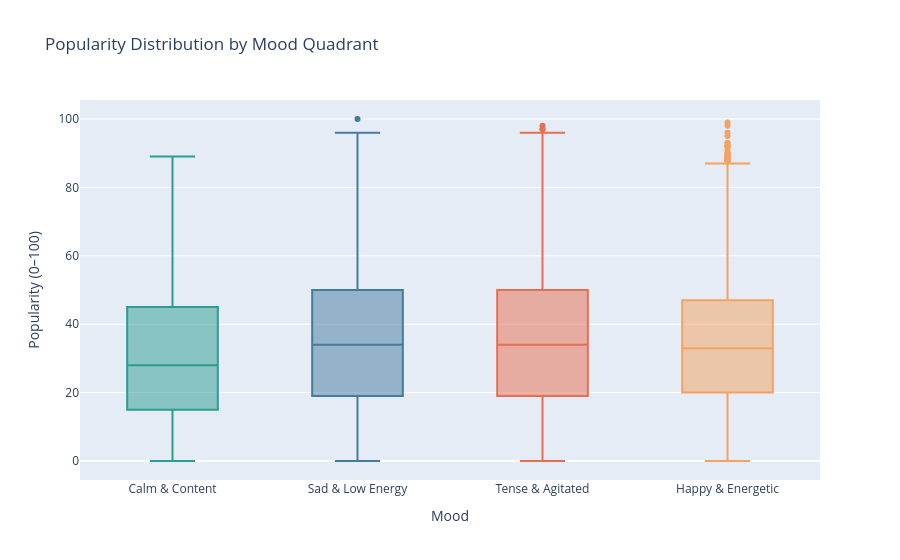

Notebook source saved alongside this figure:
### Code cell
# Popularity across mood quadrants
fig = px.box(df, x='mood_quadrant', y='popularity',
             color='mood_quadrant',
             color_discrete_map=colors_radar,
             title='Popularity Distribution by Mood Quadrant',
             labels={'mood_quadrant': 'Mood', 'popularity': 'Popularity (0–100)'})
fig.update_layout(showlegend=False)
fig.show()

pop_by_mood = df.groupby('mood_quadrant')['popularity'].agg(['mean', 'median']).round(1)
print('\nPopularity Statistics by Mood Quadrant:')
pop_by_mood

### Figure 1 — Plotly figure (JSON) as saved in the notebook; plotly's stock layout.template omitted (floating-point values rounded to 4 significant figures; data arrays with more than 128 entries replaced by an {"elided": "..."} marker saying what was removed)
{"data": [{"alignmentgroup": "True", "hovertemplate": "Mood=%{x}<br>Popularity (0–100)=%{y}<extra></extra>", "legendgroup": "Calm & Content", "marker": {"color": "#2a9d8f"}, "name": "Calm & Content", "notched": false, "offsetgroup": "Calm & Content", "orientation": "v", "showlegend": true, "type": "box", "x": {"elided": "7279 str values"}, "x0": " ", "xaxis": "x", "y": {"elided": "7279 int values"}, "y0": " ", "yaxis": "y"}, {"alignmentgroup": "True", "hovertemplate": "Mood=%{x}<br>Popularity (0–100)=%{y}<extra></extra>", "legendgroup": "Sad & Low Energy", "marker": {"color": "#457b9d"}, "name": "Sad & Low Energy", "notched": false, "offsetgroup": "Sad & Low Energy", "orientation": "v", "showlegend": true, "type": "box", "x": {"elided": "19030 str values"}, "x0": " ", "xaxis": "x", "y": {"elided": "19030 int values"}, "y0": " ", "yaxis": "y"}, {"alignmentgroup": "True", "hovertemplate": "Mood=%{x}<br>Popularity (0–100)=%{y}<extra></extra>", "legendgroup": "Tense & Agitated", "marker": {"color": "#e76f51"}, "name": "Tense & Agitated", "notched": false, "offsetgroup": "Tense & Agitated", "orientation": "v", "showlegend": true, "type": "box", "x": {"elided": "30211 str values"}, "x0": " ", "xaxis": "x", "y": {"elided": "30211 int values"}, "y0": " ", "yaxis": "y"}, {"alignmentgroup": "True", "hovertemplate": "Mood=%{x}<br>Popularity (0–100)=%{y}<extra></extra>", "legendgroup": "Happy & Energetic", "marker": {"color": "#f4a261"}, "name": "Happy & Energetic", "notched": false, "offsetgroup": "Happy & Energetic", "orientation": "v", "showlegend": true, "type": "box", "x": {"elided": "33221 str values"}, "x0": " ", "xaxis": "x", "y": {"elided": "33221 int values"}, "y0": " ", "yaxis": "y"}], "layout": {"boxmode": "overlay", "legend": {"title": {"text": "Mood"}, "tracegroupgap": 0}, "showlegend": false, "title": {"text": "Popularity Distribution by Mood Quadrant"}, "xaxis": {"anchor": "y", "categoryarray": ["Calm & Content", "Sad & Low Energy", "Tense & Agitated", "Happy & Energetic"], "categoryorder": "array", "domain": [0.0, 1.0], "title": {"text": "Mood"}}, "yaxis": {"anchor": "x", "domain": [0.0, 1.0], "title": {"text": "Popularity (0–100)"}}}}
